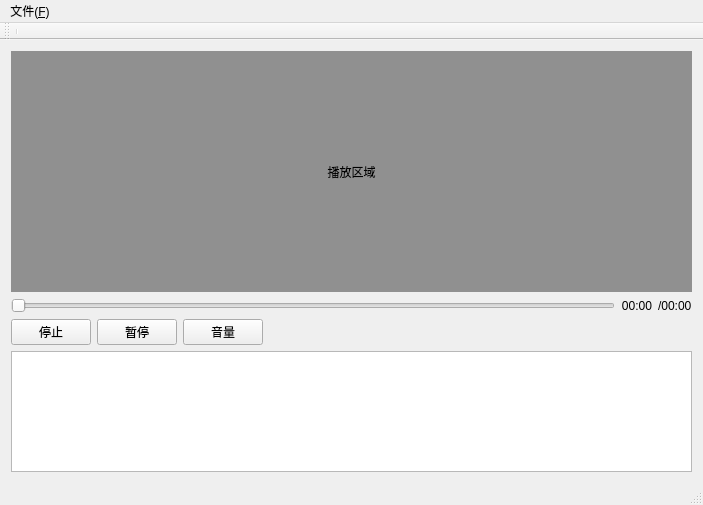
<?xml version="1.0" encoding="UTF-8"?>
<ui version="4.0">
 <class>MainWindow</class>
 <widget class="QMainWindow" name="MainWindow">
  <property name="geometry">
   <rect>
    <x>0</x>
    <y>0</y>
    <width>703</width>
    <height>505</height>
   </rect>
  </property>
  <property name="windowTitle">
   <string>MainWindow</string>
  </property>
  <widget class="QWidget" name="centralWidget">
   <layout class="QVBoxLayout" name="verticalLayout">
    <item>
     <layout class="QGridLayout" name="gridLayout">
      <item row="3" column="0" colspan="7">
       <widget class="QTextEdit" name="textEdit_note">
        <property name="sizePolicy">
         <sizepolicy hsizetype="Preferred" vsizetype="Preferred">
          <horstretch>0</horstretch>
          <verstretch>1</verstretch>
         </sizepolicy>
        </property>
       </widget>
      </item>
      <item row="2" column="2">
       <widget class="QPushButton" name="pushButton_volume">
        <property name="sizePolicy">
         <sizepolicy hsizetype="Fixed" vsizetype="Fixed">
          <horstretch>0</horstretch>
          <verstretch>0</verstretch>
         </sizepolicy>
        </property>
        <property name="text">
         <string>音量</string>
        </property>
       </widget>
      </item>
      <item row="2" column="1">
       <widget class="QPushButton" name="pushButton_play">
        <property name="sizePolicy">
         <sizepolicy hsizetype="Fixed" vsizetype="Fixed">
          <horstretch>0</horstretch>
          <verstretch>0</verstretch>
         </sizepolicy>
        </property>
        <property name="text">
         <string>暂停</string>
        </property>
       </widget>
      </item>
      <item row="0" column="0" colspan="7">
       <widget class="QLabel" name="label_player">
        <property name="sizePolicy">
         <sizepolicy hsizetype="Preferred" vsizetype="Expanding">
          <horstretch>0</horstretch>
          <verstretch>2</verstretch>
         </sizepolicy>
        </property>
        <property name="minimumSize">
         <size>
          <width>0</width>
          <height>0</height>
         </size>
        </property>
        <property name="styleSheet">
         <string notr="true">background-color: rgb(144, 144, 144);</string>
        </property>
        <property name="text">
         <string>播放区域</string>
        </property>
        <property name="textFormat">
         <enum>Qt::PlainText</enum>
        </property>
        <property name="alignment">
         <set>Qt::AlignCenter</set>
        </property>
       </widget>
      </item>
      <item row="2" column="0">
       <widget class="QPushButton" name="pushButton_stop">
        <property name="sizePolicy">
         <sizepolicy hsizetype="Fixed" vsizetype="Fixed">
          <horstretch>0</horstretch>
          <verstretch>0</verstretch>
         </sizepolicy>
        </property>
        <property name="text">
         <string>停止</string>
        </property>
       </widget>
      </item>
      <item row="1" column="6">
       <widget class="QLabel" name="label_total_time">
        <property name="sizePolicy">
         <sizepolicy hsizetype="Fixed" vsizetype="Preferred">
          <horstretch>0</horstretch>
          <verstretch>0</verstretch>
         </sizepolicy>
        </property>
        <property name="text">
         <string>/00:00</string>
        </property>
       </widget>
      </item>
      <item row="1" column="5">
       <widget class="QLabel" name="label_current_time">
        <property name="sizePolicy">
         <sizepolicy hsizetype="Fixed" vsizetype="Preferred">
          <horstretch>0</horstretch>
          <verstretch>0</verstretch>
         </sizepolicy>
        </property>
        <property name="text">
         <string>00:00</string>
        </property>
        <property name="alignment">
         <set>Qt::AlignRight|Qt::AlignTrailing|Qt::AlignVCenter</set>
        </property>
       </widget>
      </item>
      <item row="1" column="0" colspan="5">
       <widget class="QSlider" name="horizontalSlider">
        <property name="orientation">
         <enum>Qt::Horizontal</enum>
        </property>
       </widget>
      </item>
     </layout>
    </item>
   </layout>
  </widget>
  <widget class="QMenuBar" name="menuBar">
   <property name="geometry">
    <rect>
     <x>0</x>
     <y>0</y>
     <width>703</width>
     <height>23</height>
    </rect>
   </property>
   <widget class="QMenu" name="menu">
    <property name="title">
     <string>文件(&amp;F)</string>
    </property>
    <addaction name="actionOpen"/>
   </widget>
   <addaction name="menu"/>
  </widget>
  <widget class="QToolBar" name="mainToolBar">
   <attribute name="toolBarArea">
    <enum>TopToolBarArea</enum>
   </attribute>
   <attribute name="toolBarBreak">
    <bool>false</bool>
   </attribute>
   <addaction name="separator"/>
  </widget>
  <widget class="QStatusBar" name="statusBar"/>
  <action name="actionOpen">
   <property name="icon">
    <iconset>
     <normaloff>icon/Open Folder.png</normaloff>icon/Open Folder.png</iconset>
   </property>
   <property name="text">
    <string>&amp;Open file</string>
   </property>
   <property name="statusTip">
    <string>打开视频</string>
   </property>
   <property name="whatsThis">
    <string/>
   </property>
   <property name="shortcut">
    <string>Ctrl+O</string>
   </property>
  </action>
 </widget>
 <layoutdefault spacing="6" margin="11"/>
 <resources/>
 <connections/>
</ui>
